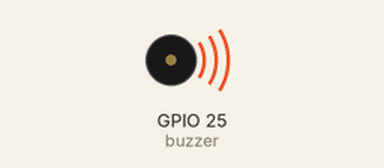
Simulated run of this program. Board: ESP32 board running MicroPython. Shown: buzzer (waves = sounding).

Above: at 1.7 s.
Timing chart, 0 to 4.0 s (numbered marks = the images above):
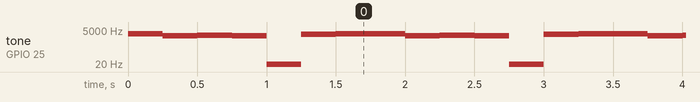

Measured:
- by itself, tone on GPIO 25 (buzzer): repeats every 1.8 s: 1960 Hz 0.25 s, 2200 Hz 0.25 s, 1960 Hz 0.25 s, 1 Hz 0.25 s, 2470 Hz 0.25 s, 2620 Hz 0.50 s

The program:

main.py
```python
""" ToneMelody, liga um speaker e faz tocá-lo uma melodia(notas) """

from machine import Pin, PWM
import time

def tone():
  duration = [4,8,8,4,4,4,4,4] # ajuda a calcular o tempo das notas
  notes = [2620, 1960, 1960, 2200, 1960, 1, 2470, 2620] # frequencia das notas
  i = 0
  for x in notes:
    #PWM no pino 25 (buzzer) numa frequência de 4940Hz à 50% de ciclo de trabalho(duty cycle)
    buzzer = PWM(Pin(25), freq=x, duty=512)
    time.sleep(1/duration[i]) # continua por 500 ms
    buzzer.deinit() # termino
    i += 1

while True:
  tone() # execução em sequência
```
